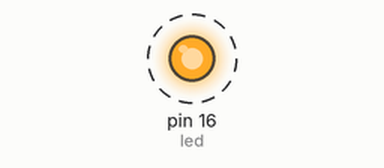
Simulated run of this sketch. Board: Arduino Uno, built with avr-gcc and run on an emulated ATmega328P. Parts: output pins drawn as LEDs (lit = HIGH). Dashed ring = blinking.

Above: at 0.5 s.
Timing chart, 0 to 4.6 s (numbered marks = the images above):
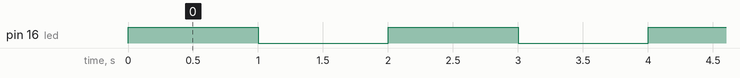

The sketch:

code.ino
```cpp
const int led=16;

void setup() {
  pinMode(led, OUTPUT);
}

void loop() {
  digitalWrite(led, HIGH);
  delay(1000);
  digitalWrite(led, LOW);
  delay(1000);
}
```

Measured:
- by itself, pin 16 (led): alternates HIGH for 1.0 s and LOW for 1.0 s
